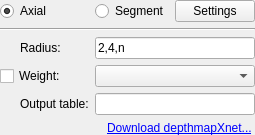
<?xml version="1.0" encoding="UTF-8"?>
<!--
SPDX-FileCopyrightText: 2014 - 2015 Jorge Gil <jorge.gil@ucl.ac.uk>
SPDX-FileCopyrightText: 2014 - 2015 UCL

SPDX-License-Identifier: GPL-2.0-or-later
-->
<ui version="4.0">
    <class>DepthmapNetSettingsWidget</class>
    <widget class="QWidget" name="axialDepthmapTab">
        <attribute name="title">
            <string>depthmapX remote</string>
        </attribute>
        <layout class="QVBoxLayout" name="verticalLayout">
            <property name="margin">
                <number>0</number>
            </property>
            <item>
                <layout class="QHBoxLayout" name="axialDepthmapAnalysisLayout">
                </layout>
            </item>
            <item>
                <layout class="QGridLayout" name="axialDepthmapSettingsLayout">
                    <item row="0" column="0">
                        <widget class="QRadioButton" name="axialDepthmapAxialRadio">
                            <property name="text">
                                <string>Axial</string>
                            </property>
                            <property name="checked">
                                <bool>true</bool>
                            </property>
                        </widget>
                    </item>
                    <item row="0" column="1" colspan="2">
                        <widget class="QRadioButton" name="axialDepthmapSegmentRadio">
                            <property name="text">
                                <string>Segment</string>
                            </property>
                        </widget>
                    </item>
                    <item row="0" column="3">
                        <widget class="QPushButton" name="axialDepthmapSettingsButton">
                            <property name="text">
                                <string>Settings</string>
                            </property>
                        </widget>
                    </item>
                    <item row="1" column="0" colspan="4">
                        <widget class="Line" name="line">
                            <property name="orientation">
                                <enum>Qt::Horizontal</enum>
                            </property>
                        </widget>
                    </item>
                    <item row="2" column="0">
                        <layout class="QHBoxLayout" name="axialDepthmapAnalysisLayout">
                            <property name="spacing">
                                <number>0</number>
                            </property>
                            <item>
                                <spacer>
                                    <property name="orientation">
                                        <enum>Qt::Horizontal</enum>
                                    </property>
                                    <property name="sizeType">
                                        <enum>QSizePolicy::Fixed</enum>
                                    </property>
                                    <property name="sizeHint" stdset="0">
                                        <size>
                                            <width>20</width>
                                            <height>0</height>
                                        </size>
                                    </property>
                                </spacer>
                            </item>
                            <item>
                                <widget class="QLabel" name="axialDepthmapRadiusLabel">
                                    <property name="text">
                                        <string>Radius:</string>
                                    </property>
                                    <property name="alignment">
                                        <set>Qt::AlignLeading|Qt::AlignLeft|Qt::AlignVCenter</set>
                                    </property>
                                </widget>
                            </item>
                        </layout>
                    </item>
                    <item row="2" column="1" colspan="3">
                        <widget class="QLineEdit" name="axialDepthmapRadiusText">
                            <property name="text">
                                <string>2,4,n</string>
                            </property>
                        </widget>
                    </item>
                    <item row="3" column="0">
                        <widget class="QCheckBox" name="axialDepthmapWeightCheck">
                            <property name="layoutDirection">
                                <enum>Qt::LeftToRight</enum>
                            </property>
                            <property name="text">
                                <string>Weight:</string>
                            </property>
                        </widget>
                    </item>
                    <item row="3" column="1" colspan="3">
                        <widget class="QComboBox" name="axialDepthmapWeightCombo"/>
                    </item>
                    <item row="4" column="0">
                        <layout class="QHBoxLayout" name="axialDepthmapAnalysisLayout">
                            <property name="spacing">
                                <number>0</number>
                            </property>
                            <item>
                                <spacer>
                                    <property name="orientation">
                                        <enum>Qt::Horizontal</enum>
                                    </property>
                                    <property name="sizeType">
                                        <enum>QSizePolicy::Fixed</enum>
                                    </property>
                                    <property name="sizeHint" stdset="0">
                                        <size>
                                            <width>20</width>
                                            <height>0</height>
                                        </size>
                                    </property>
                                </spacer>
                            </item>
                            <item>
                                <widget class="QLabel" name="axialDepthmapRadiusLabel">
                                    <property name="text">
                                        <string>Output table:</string>
                                    </property>
                                    <property name="alignment">
                                        <set>Qt::AlignLeading|Qt::AlignLeft|Qt::AlignVCenter</set>
                                    </property>
                                </widget>
                            </item>
                        </layout>
                    </item>
                    <item row="4" column="1" colspan="3">
                        <widget class="QLineEdit" name="axialDepthmapOutputText">
                            <property name="sizePolicy">
                                <sizepolicy hsizetype="MinimumExpanding" vsizetype="Fixed">
                                    <horstretch>0</horstretch>
                                    <verstretch>0</verstretch>
                                </sizepolicy>
                            </property>
                        </widget>
                    </item>
                </layout>
            </item>
            <item>
                <widget class="QLabel" name="axialDepthmapDownload">
                    <property name="toolTip">
                        <string>https://varoudis.github.io/depthmapX/</string>
                    </property>
                    <property name="text">
                        <string>&lt;qt&gt;&lt;a href=&quot;http://archtech.gr/varoudis/depthmapX/?dir=depthmapXnet&quot;&gt;&lt;span
                            style=&quot; text-decoration: underline; color:#0000ff;&quot;&gt;Download depthmapXnet...&lt;/a&gt;&lt;/qt&gt;
                        </string>
                    </property>
                    <property name="alignment">
                        <set>Qt::AlignRight</set>
                    </property>
                    <property name="openExternalLinks">
                        <bool>true</bool>
                    </property>
                </widget>
            </item>
        </layout>
    </widget>
</ui>
